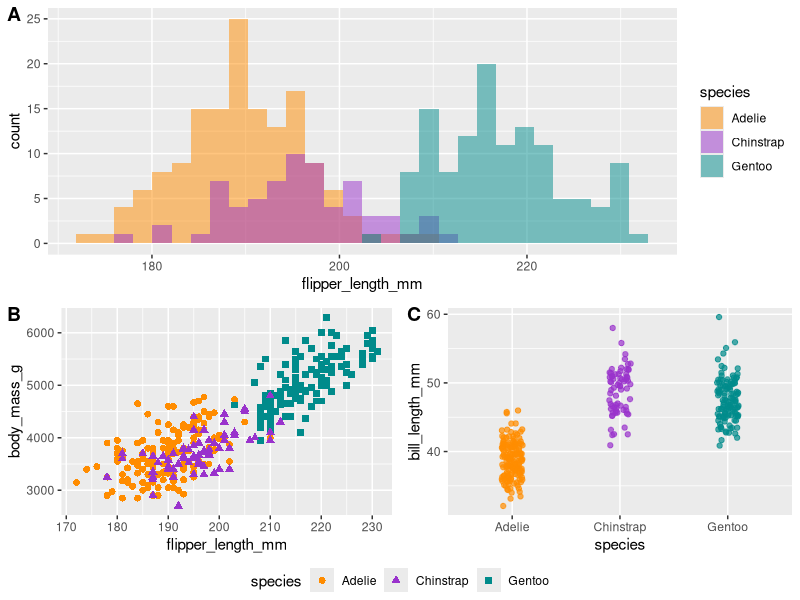

Here is the R script that generated this plot:
#!/usr/bin/env Rscript
library(ggplot2)
library(ggpubr)
library(palmerpenguins)

# Histogram example: flipper length by species
gg1 <- ggplot(data = penguins, aes(x = flipper_length_mm)) +
  geom_histogram(aes(fill = species), alpha = 0.5, position = "identity") +
  scale_fill_manual(values = c("darkorange", "darkorchid", "cyan4"))


gg2 <- # Scatterplot example 1: penguin flipper length versus body mass
  ggplot(data = penguins, aes(x = flipper_length_mm, y = body_mass_g)) +
  geom_point(aes(color = species, shape = species), size = 2) +
  scale_color_manual(values = c("darkorange", "darkorchid", "cyan4"))


# Jitter plot example: bill length by species
gg3 <- ggplot(data = penguins, aes(x = species, y = bill_length_mm)) +
  geom_jitter(
    aes(color = species),
    width = 0.1,
    alpha = 0.7,
    show.legend = FALSE
  ) +
  scale_color_manual(values = c("darkorange", "darkorchid", "cyan4"))



final_plot <- ggarrange(
  gg1,
  # First row with line plot
  # Second row with box and dot plots
  ggarrange(
    gg2,
    gg3,
    ncol = 2,
    common.legend = TRUE,
    labels = c("B", "C"),
    legend = "bottom"
  ),
  nrow = 2,
  labels = "A"       # Label of the line plot
)
ggsave(filename = "ggplot.png",plot = final_plot)
